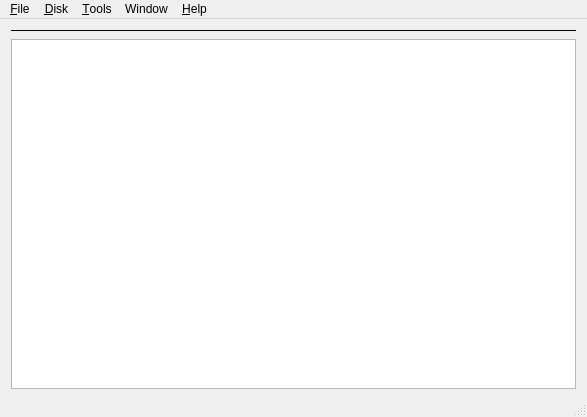
<?xml version="1.0" encoding="UTF-8"?>
<ui version="4.0">
 <class>MainWindow</class>
 <widget class="QMainWindow" name="MainWindow">
  <property name="enabled">
   <bool>true</bool>
  </property>
  <property name="geometry">
   <rect>
    <x>0</x>
    <y>0</y>
    <width>587</width>
    <height>417</height>
   </rect>
  </property>
  <property name="sizePolicy">
   <sizepolicy hsizetype="Expanding" vsizetype="Expanding">
    <horstretch>0</horstretch>
    <verstretch>0</verstretch>
   </sizepolicy>
  </property>
  <property name="windowIcon">
   <iconset resource="icons.qrc">
    <normaloff>:/icons/main-icon/RespeQt.ico</normaloff>:/icons/main-icon/RespeQt.ico</iconset>
  </property>
  <property name="styleSheet">
   <string notr="true"/>
  </property>
  <property name="locale">
   <locale language="English" country="UnitedStates"/>
  </property>
  <property name="iconSize">
   <size>
    <width>24</width>
    <height>24</height>
   </size>
  </property>
  <widget class="QWidget" name="centralWidget">
   <property name="enabled">
    <bool>true</bool>
   </property>
   <layout class="QGridLayout" name="gridLayout" rowstretch="0,0,0,0,0,0" columnstretch="0,0" rowminimumheight="0,0,0,0,0,0">
    <property name="topMargin">
     <number>4</number>
    </property>
    <property name="bottomMargin">
     <number>6</number>
    </property>
    <property name="horizontalSpacing">
     <number>6</number>
    </property>
    <property name="verticalSpacing">
     <number>1</number>
    </property>
    <item row="0" column="0" colspan="2">
     <layout class="QHBoxLayout" name="horizontalLayout">
      <property name="sizeConstraint">
       <enum>QLayout::SetDefaultConstraint</enum>
      </property>
      <property name="topMargin">
       <number>0</number>
      </property>
      <property name="bottomMargin">
       <number>6</number>
      </property>
      <item>
       <layout class="QGridLayout" name="leftColumn">
        <property name="bottomMargin">
         <number>0</number>
        </property>
       </layout>
      </item>
      <item>
       <layout class="QGridLayout" name="rightColumn" columnstretch="0">
        <property name="bottomMargin">
         <number>0</number>
        </property>
       </layout>
      </item>
     </layout>
    </item>
    <item row="3" column="0" colspan="2">
     <layout class="QHBoxLayout" name="horizontalLayout_2" stretch="1,1">
      <property name="spacing">
       <number>6</number>
      </property>
      <property name="sizeConstraint">
       <enum>QLayout::SetFixedSize</enum>
      </property>
      <property name="topMargin">
       <number>0</number>
      </property>
      <property name="bottomMargin">
       <number>6</number>
      </property>
      <item>
       <layout class="QGridLayout" name="leftColumn2" rowstretch="0">
        <property name="horizontalSpacing">
         <number>0</number>
        </property>
       </layout>
      </item>
      <item>
       <layout class="QGridLayout" name="rightColumn2">
        <property name="sizeConstraint">
         <enum>QLayout::SetDefaultConstraint</enum>
        </property>
        <property name="bottomMargin">
         <number>0</number>
        </property>
        <property name="horizontalSpacing">
         <number>0</number>
        </property>
       </layout>
      </item>
     </layout>
    </item>
    <item row="4" column="0" rowspan="2" colspan="2">
     <widget class="QTextEdit" name="textEdit">
      <property name="sizePolicy">
       <sizepolicy hsizetype="Ignored" vsizetype="Ignored">
        <horstretch>0</horstretch>
        <verstretch>0</verstretch>
       </sizepolicy>
      </property>
      <property name="contextMenuPolicy">
       <enum>Qt::DefaultContextMenu</enum>
      </property>
      <property name="frameShape">
       <enum>QFrame::StyledPanel</enum>
      </property>
      <property name="midLineWidth">
       <number>-3</number>
      </property>
      <property name="textInteractionFlags">
       <set>Qt::NoTextInteraction</set>
      </property>
     </widget>
    </item>
    <item row="1" column="0" colspan="2">
     <widget class="Line" name="line">
      <property name="autoFillBackground">
       <bool>false</bool>
      </property>
      <property name="frameShadow">
       <enum>QFrame::Plain</enum>
      </property>
      <property name="lineWidth">
       <number>0</number>
      </property>
      <property name="orientation">
       <enum>Qt::Horizontal</enum>
      </property>
     </widget>
    </item>
   </layout>
  </widget>
  <widget class="QMenuBar" name="menuBar">
   <property name="geometry">
    <rect>
     <x>0</x>
     <y>0</y>
     <width>587</width>
     <height>22</height>
    </rect>
   </property>
   <widget class="QMenu" name="menu_Disk">
    <property name="title">
     <string>&amp;Disk</string>
    </property>
    <addaction name="actionNewImage"/>
    <addaction name="actionMountDisk"/>
    <addaction name="actionMountFolder"/>
    <addaction name="actionHideShowDrives"/>
    <addaction name="actionEjectAll"/>
    <addaction name="separator"/>
   </widget>
   <widget class="QMenu" name="menu_File">
    <property name="title">
     <string>&amp;File</string>
    </property>
    <addaction name="actionStartEmulation"/>
    <addaction name="actionBootExe"/>
    <addaction name="actionPlaybackCassette"/>
    <addaction name="actionPrinterEmulation"/>
    <addaction name="separator"/>
    <addaction name="actionOpenSession"/>
    <addaction name="actionSaveSession"/>
    <addaction name="separator"/>
    <addaction name="actionQuit"/>
    <addaction name="separator"/>
   </widget>
   <widget class="QMenu" name="menu_Tools">
    <property name="title">
     <string>&amp;Tools</string>
    </property>
    <addaction name="actionOptions"/>
   </widget>
   <widget class="QMenu" name="menu_Help">
    <property name="title">
     <string>&amp;Help</string>
    </property>
    <addaction name="actionAbout"/>
    <addaction name="actionDocumentation"/>
   </widget>
   <widget class="QMenu" name="menu_Window">
    <property name="enabled">
     <bool>true</bool>
    </property>
    <property name="title">
     <string>Window</string>
    </property>
    <addaction name="actionToggleMiniMode"/>
    <addaction name="actionToggleShade"/>
    <addaction name="actionLogWindow"/>
   </widget>
   <addaction name="menu_File"/>
   <addaction name="menu_Disk"/>
   <addaction name="menu_Tools"/>
   <addaction name="menu_Window"/>
   <addaction name="menu_Help"/>
  </widget>
  <widget class="QStatusBar" name="statusBar"/>
  <action name="actionEjectAll">
   <property name="checkable">
    <bool>false</bool>
   </property>
   <property name="enabled">
    <bool>true</bool>
   </property>
   <property name="icon">
    <iconset resource="icons.qrc">
     <normaloff>:/icons/silk-icons/icons/control_eject.png</normaloff>:/icons/silk-icons/icons/control_eject.png</iconset>
   </property>
   <property name="text">
    <string>Unmount &amp;all</string>
   </property>
   <property name="statusTip">
    <string>Unmount all</string>
   </property>
   <property name="shortcut">
    <string>Ctrl+U</string>
   </property>
   <property name="iconVisibleInMenu">
    <bool>true</bool>
   </property>
  </action>
  <action name="actionOptions">
   <property name="icon">
    <iconset resource="icons.qrc">
     <normaloff>:/icons/other-icons/run.ico</normaloff>:/icons/other-icons/run.ico</iconset>
   </property>
   <property name="text">
    <string>&amp;Options...</string>
   </property>
   <property name="toolTip">
    <string>Open options dialog</string>
   </property>
   <property name="statusTip">
    <string>Open options dialog</string>
   </property>
   <property name="shortcut">
    <string>Ctrl+O</string>
   </property>
  </action>
  <action name="actionStartEmulation">
   <property name="checkable">
    <bool>true</bool>
   </property>
   <property name="checked">
    <bool>false</bool>
   </property>
   <property name="icon">
    <iconset resource="icons.qrc">
     <normaloff>:/icons/silk-icons/icons/disconnect.png</normaloff>
     <normalon>:/icons/silk-icons/icons/connect.png</normalon>:/icons/silk-icons/icons/disconnect.png</iconset>
   </property>
   <property name="text">
    <string>&amp;Start emulation</string>
   </property>
   <property name="toolTip">
    <string>Start SIO peripheral emulation</string>
   </property>
   <property name="statusTip">
    <string>Start SIO peripheral emulation</string>
   </property>
   <property name="shortcut">
    <string>Alt+E</string>
   </property>
   <property name="iconVisibleInMenu">
    <bool>true</bool>
   </property>
  </action>
  <action name="actionMountRecent_0">
   <property name="text">
    <string notr="true"/>
   </property>
   <property name="toolTip">
    <string>Mount to the first available slot</string>
   </property>
   <property name="statusTip">
    <string>Mount to the first available slot</string>
   </property>
  </action>
  <action name="actionMountDisk">
   <property name="icon">
    <iconset resource="icons.qrc">
     <normaloff>:/icons/oxygen-icons/16x16/devices/3floppy_unmount.png</normaloff>:/icons/oxygen-icons/16x16/devices/3floppy_unmount.png</iconset>
   </property>
   <property name="text">
    <string>Mount &amp;disk image...</string>
   </property>
   <property name="toolTip">
    <string>Mount a disk image to the first available slot</string>
   </property>
   <property name="statusTip">
    <string>Mount a disk image to the first available slot</string>
   </property>
   <property name="shortcut">
    <string>Ctrl+D</string>
   </property>
  </action>
  <action name="actionMountFolder">
   <property name="icon">
    <iconset resource="icons.qrc">
     <normaloff>:/icons/silk-icons/icons/folder.png</normaloff>:/icons/silk-icons/icons/folder.png</iconset>
   </property>
   <property name="text">
    <string>Mount &amp;folder image...</string>
   </property>
   <property name="toolTip">
    <string>Mount a folder image to the first available slot</string>
   </property>
   <property name="statusTip">
    <string>Mount a folder image to the first available slot</string>
   </property>
   <property name="shortcut">
    <string>Ctrl+F</string>
   </property>
  </action>
  <action name="actionNewImage">
   <property name="icon">
    <iconset resource="icons.qrc">
     <normaloff>:/icons/oxygen-icons/16x16/devices/media_floppy.png</normaloff>:/icons/oxygen-icons/16x16/devices/media_floppy.png</iconset>
   </property>
   <property name="text">
    <string>New disk image...</string>
   </property>
   <property name="toolTip">
    <string>Create a new disk image file and mount it to the first available slot</string>
   </property>
   <property name="statusTip">
    <string>Create a new disk image file and mount it to the first available slot</string>
   </property>
   <property name="shortcut">
    <string>Ctrl+N</string>
   </property>
   <property name="iconVisibleInMenu">
    <bool>true</bool>
   </property>
  </action>
  <action name="actionSaveSession">
   <property name="icon">
    <iconset resource="icons.qrc">
     <normaloff>:/icons/silk-icons/icons/monitor_go.png</normaloff>:/icons/silk-icons/icons/monitor_go.png</iconset>
   </property>
   <property name="text">
    <string>&amp;Save session</string>
   </property>
   <property name="toolTip">
    <string>Save current session to a file</string>
   </property>
   <property name="statusTip">
    <string>Save current session</string>
   </property>
   <property name="shortcut">
    <string>Alt+S</string>
   </property>
  </action>
  <action name="actionOpenSession">
   <property name="icon">
    <iconset resource="icons.qrc">
     <normaloff>:/icons/silk-icons/icons/monitor.png</normaloff>:/icons/silk-icons/icons/monitor.png</iconset>
   </property>
   <property name="text">
    <string>&amp;Open session...</string>
   </property>
   <property name="toolTip">
    <string>Open a previously saved session</string>
   </property>
   <property name="statusTip">
    <string>Open a previously saved session</string>
   </property>
   <property name="shortcut">
    <string>Alt+O</string>
   </property>
  </action>
  <action name="actionBootExe">
   <property name="icon">
    <iconset>
     <normaloff>../../Downloads/Atari.ico</normaloff>../../Downloads/Atari.ico</iconset>
   </property>
   <property name="text">
    <string>&amp;Boot Atari executable...</string>
   </property>
   <property name="toolTip">
    <string>Boot an Atari executable</string>
   </property>
   <property name="statusTip">
    <string>Boot an Atari executable</string>
   </property>
   <property name="shortcut">
    <string>Alt+B</string>
   </property>
   <property name="visible">
    <bool>true</bool>
   </property>
   <property name="iconVisibleInMenu">
    <bool>true</bool>
   </property>
  </action>
  <action name="actionSave_1">
   <property name="enabled">
    <bool>false</bool>
   </property>
   <property name="icon">
    <iconset resource="icons.qrc">
     <normaloff>:/icons/silk-icons/icons/drive_disk.png</normaloff>:/icons/silk-icons/icons/drive_disk.png</iconset>
   </property>
   <property name="text">
    <string>Save</string>
   </property>
   <property name="toolTip">
    <string>Save D1</string>
   </property>
   <property name="statusTip">
    <string>Save D1</string>
   </property>
  </action>
  <action name="actionShowPrinterTextOutput">
   <property name="checkable">
    <bool>true</bool>
   </property>
   <property name="icon">
    <iconset resource="icons.qrc">
     <normaloff>:/icons/oxygen-icons/16x16/devices/printer1.png</normaloff>:/icons/oxygen-icons/16x16/devices/printer1.png</iconset>
   </property>
   <property name="text">
    <string>Show printer text output</string>
   </property>
   <property name="toolTip">
    <string>Show printer text output</string>
   </property>
   <property name="statusTip">
    <string>Show printer text output</string>
   </property>
   <property name="shortcut">
    <string>Alt+Shift+T</string>
   </property>
  </action>
  <action name="actionPlaybackCassette">
   <property name="icon">
    <iconset resource="icons.qrc">
     <normaloff>:/icons/oxygen-icons/16x16/devices/media_tape.png</normaloff>:/icons/oxygen-icons/16x16/devices/media_tape.png</iconset>
   </property>
   <property name="text">
    <string>Playback cassette image...</string>
   </property>
   <property name="toolTip">
    <string>Playback a cassette image</string>
   </property>
   <property name="statusTip">
    <string>Playback a cassette image</string>
   </property>
   <property name="shortcut">
    <string>Alt+C</string>
   </property>
  </action>
  <action name="actionQuit">
   <property name="icon">
    <iconset resource="icons.qrc">
     <normaloff>:/icons/oxygen-icons/16x16/actions/exit.png</normaloff>:/icons/oxygen-icons/16x16/actions/exit.png</iconset>
   </property>
   <property name="text">
    <string>&amp;Quit</string>
   </property>
   <property name="statusTip">
    <string>Quit RespeQt</string>
   </property>
   <property name="shortcut">
    <string>Alt+Q</string>
   </property>
  </action>
  <action name="actionAbout">
   <property name="icon">
    <iconset resource="icons.qrc">
     <normaloff>:/icons/oxygen-icons/16x16/actions/help_about.png</normaloff>:/icons/oxygen-icons/16x16/actions/help_about.png</iconset>
   </property>
   <property name="text">
    <string>&amp;About RespeQt</string>
   </property>
   <property name="shortcut">
    <string>Ctrl+A</string>
   </property>
  </action>
  <action name="actionHelp">
   <property name="text">
    <string>Help</string>
   </property>
  </action>
  <action name="actionContents">
   <property name="enabled">
    <bool>false</bool>
   </property>
   <property name="text">
    <string>Contents</string>
   </property>
  </action>
  <action name="actionIndex">
   <property name="text">
    <string>Index</string>
   </property>
  </action>
  <action name="actionDocumentation">
   <property name="checkable">
    <bool>true</bool>
   </property>
   <property name="icon">
    <iconset resource="icons.qrc">
     <normaloff>:/icons/oxygen-icons/16x16/actions/help_contents.png</normaloff>:/icons/oxygen-icons/16x16/actions/help_contents.png</iconset>
   </property>
   <property name="text">
    <string>User Manual</string>
   </property>
   <property name="toolTip">
    <string>User Manual</string>
   </property>
   <property name="statusTip">
    <string>User Manual</string>
   </property>
   <property name="shortcut">
    <string>Ctrl+Shift+U</string>
   </property>
  </action>
  <action name="actionDefaultImageGroup">
   <property name="icon">
    <iconset resource="icons.qrc">
     <normaloff>:/icons/oxygen-icons/16x16/actions/document_save_all.png</normaloff>:/icons/oxygen-icons/16x16/actions/document_save_all.png</iconset>
   </property>
   <property name="text">
    <string>Save mounted image group as default</string>
   </property>
  </action>
  <action name="actionPrinterEmulation">
   <property name="checkable">
    <bool>false</bool>
   </property>
   <property name="checked">
    <bool>false</bool>
   </property>
   <property name="icon">
    <iconset resource="icons.qrc">
     <normaloff>:/icons/silk-icons/icons/printer.png</normaloff>:/icons/silk-icons/icons/printer.png</iconset>
   </property>
   <property name="text">
    <string>Stop printer emulation</string>
   </property>
   <property name="statusTip">
    <string>Stop printer emulation</string>
   </property>
   <property name="shortcut">
    <string>Alt+P</string>
   </property>
  </action>
  <action name="actionHideShowDrives">
   <property name="icon">
    <iconset resource="icons.qrc">
     <normaloff>:/icons/silk-icons/icons/drive_add.png</normaloff>:/icons/silk-icons/icons/drive_add.png</iconset>
   </property>
   <property name="text">
    <string>Hide drives D9-DO</string>
   </property>
   <property name="shortcut">
    <string>Alt+H</string>
   </property>
  </action>
  <action name="actionToggleMiniMode">
   <property name="icon">
    <iconset resource="icons.qrc">
     <normaloff>:/icons/other-icons/MiniCooper 22.ico</normaloff>:/icons/other-icons/MiniCooper 22.ico</iconset>
   </property>
   <property name="text">
    <string>Toggle mini mode</string>
   </property>
   <property name="shortcut">
    <string>Ctrl+M</string>
   </property>
  </action>
  <action name="actionToggleShade">
   <property name="enabled">
    <bool>false</bool>
   </property>
   <property name="icon">
    <iconset resource="icons.qrc">
     <normaloff>:/icons/other-icons/fade.png</normaloff>:/icons/other-icons/fade.png</iconset>
   </property>
   <property name="text">
    <string>Toggle shade mode</string>
   </property>
   <property name="shortcut">
    <string>Ctrl+S</string>
   </property>
  </action>
  <action name="actionLogWindow">
   <property name="icon">
    <iconset resource="icons.qrc">
     <normaloff>:/icons/silk-icons/icons/page_white_text.png</normaloff>:/icons/silk-icons/icons/page_white_text.png</iconset>
   </property>
   <property name="text">
    <string>Open log window</string>
   </property>
   <property name="toolTip">
    <string>Open log window</string>
   </property>
   <property name="statusTip">
    <string>Open log window</string>
   </property>
   <property name="shortcut">
    <string>Ctrl+L</string>
   </property>
  </action>
 </widget>
 <layoutdefault spacing="6" margin="11"/>
 <resources>
  <include location="icons.qrc"/>
 </resources>
 <connections/>
</ui>
